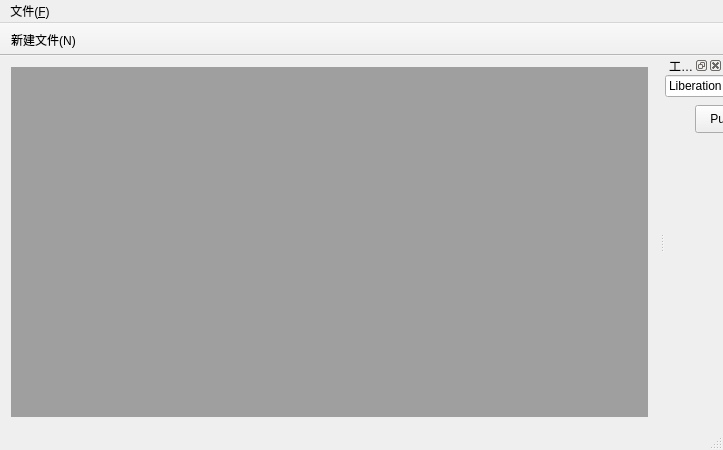
<?xml version="1.0" encoding="UTF-8"?>
<ui version="4.0">
 <class>MainWindowClass</class>
 <widget class="QMainWindow" name="MainWindowClass">
  <property name="geometry">
   <rect>
    <x>0</x>
    <y>0</y>
    <width>723</width>
    <height>450</height>
   </rect>
  </property>
  <property name="windowTitle">
   <string>MainWindow</string>
  </property>
  <widget class="QWidget" name="centralWidget">
   <layout class="QGridLayout" name="gridLayout">
    <item row="0" column="0">
     <widget class="QMdiArea" name="mdiArea"/>
    </item>
   </layout>
  </widget>
  <widget class="QMenuBar" name="menuBar">
   <property name="geometry">
    <rect>
     <x>0</x>
     <y>0</y>
     <width>723</width>
     <height>26</height>
    </rect>
   </property>
   <widget class="QMenu" name="menuN">
    <property name="title">
     <string>文件(&amp;F)</string>
    </property>
    <addaction name="action_New"/>
    <addaction name="action_Dock"/>
   </widget>
   <addaction name="menuN"/>
  </widget>
  <widget class="QToolBar" name="mainToolBar">
   <property name="movable">
    <bool>false</bool>
   </property>
   <property name="allowedAreas">
    <set>Qt::TopToolBarArea</set>
   </property>
   <property name="floatable">
    <bool>false</bool>
   </property>
   <attribute name="toolBarArea">
    <enum>TopToolBarArea</enum>
   </attribute>
   <attribute name="toolBarBreak">
    <bool>false</bool>
   </attribute>
   <addaction name="action_New"/>
  </widget>
  <widget class="QStatusBar" name="statusBar"/>
  <widget class="QDockWidget" name="dockWidget">
   <property name="windowTitle">
    <string>工具箱</string>
   </property>
   <attribute name="dockWidgetArea">
    <number>2</number>
   </attribute>
   <widget class="QWidget" name="dockWidgetContents_2">
    <widget class="QPushButton" name="pushButton">
     <property name="geometry">
      <rect>
       <x>30</x>
       <y>30</y>
       <width>93</width>
       <height>28</height>
      </rect>
     </property>
     <property name="text">
      <string>PushButton</string>
     </property>
    </widget>
    <widget class="QFontComboBox" name="fontComboBox">
     <property name="geometry">
      <rect>
       <x>0</x>
       <y>0</y>
       <width>150</width>
       <height>22</height>
      </rect>
     </property>
    </widget>
   </widget>
  </widget>
  <action name="action_New">
   <property name="icon">
    <iconset resource="myimages.qrc">
     <normaloff>:/images/images/new.png</normaloff>:/images/images/new.png</iconset>
   </property>
   <property name="text">
    <string>新建文件(&amp;N)</string>
   </property>
   <property name="toolTip">
    <string>新建文件</string>
   </property>
   <property name="shortcut">
    <string>Ctrl+N</string>
   </property>
  </action>
  <action name="action_Dock">
   <property name="text">
    <string>显示Dock</string>
   </property>
  </action>
 </widget>
 <layoutdefault spacing="6" margin="11"/>
 <resources>
  <include location="myimages.qrc"/>
 </resources>
 <connections/>
</ui>
